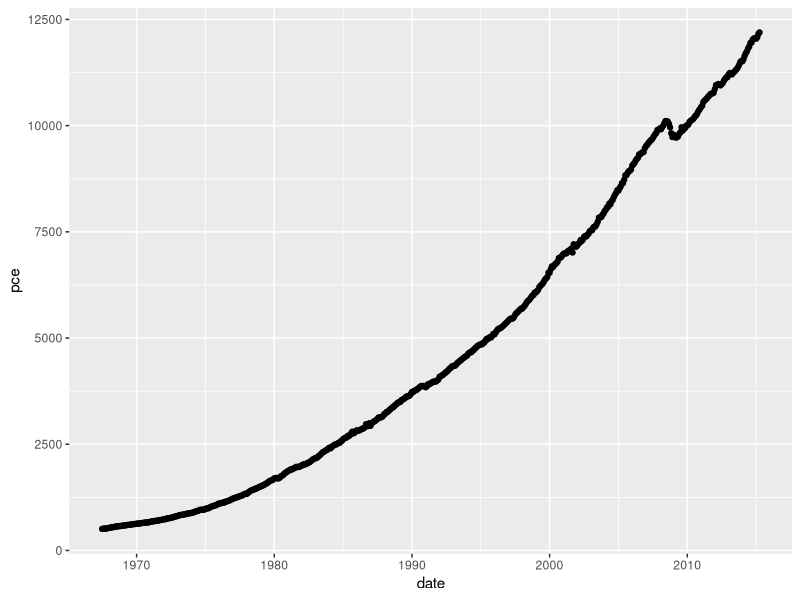
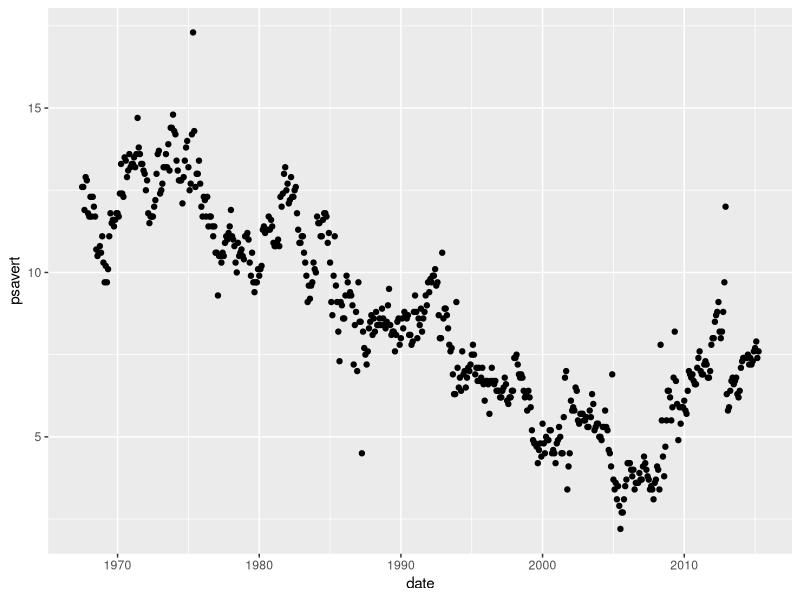
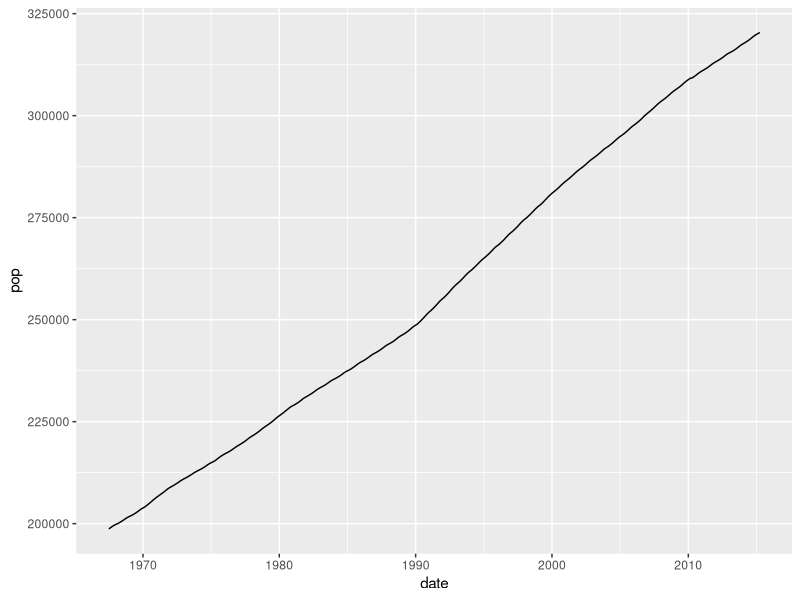
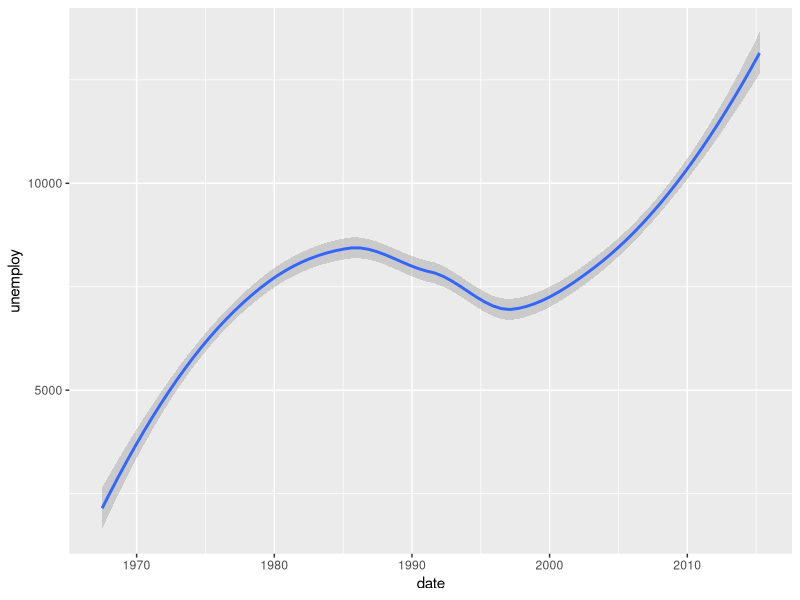
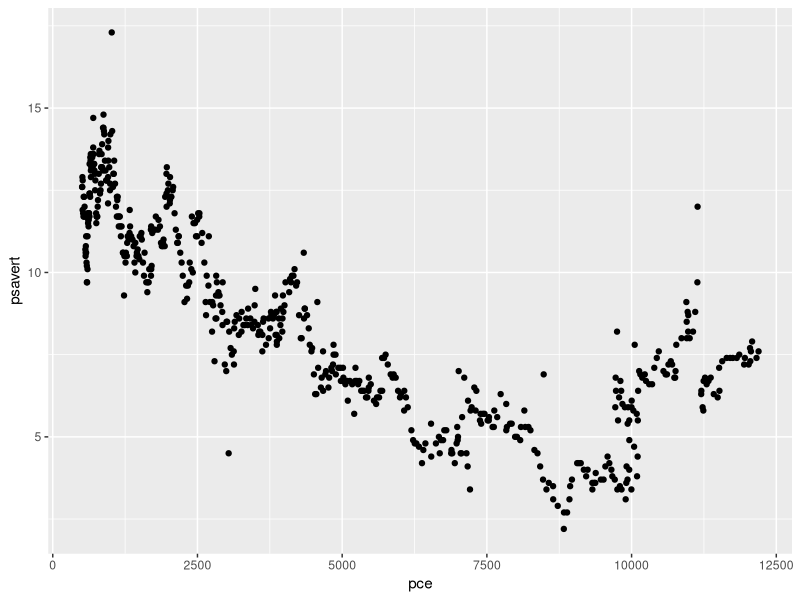
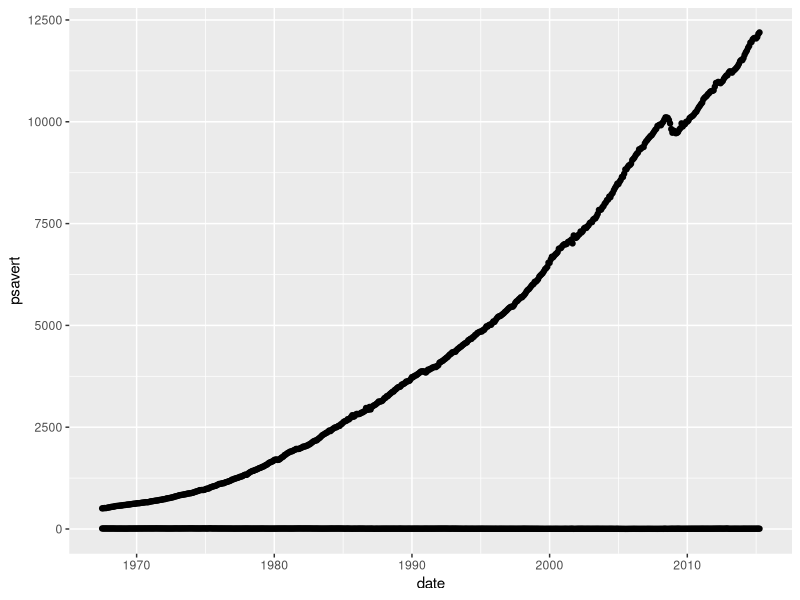
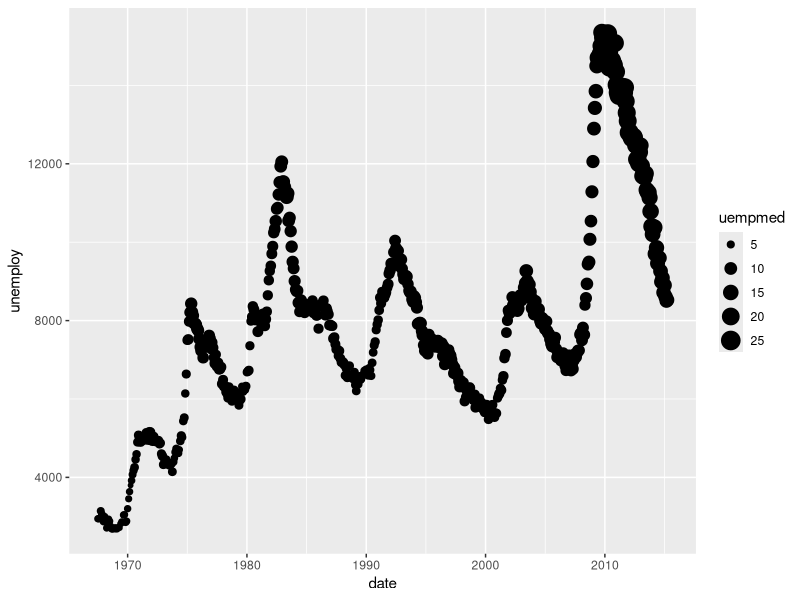
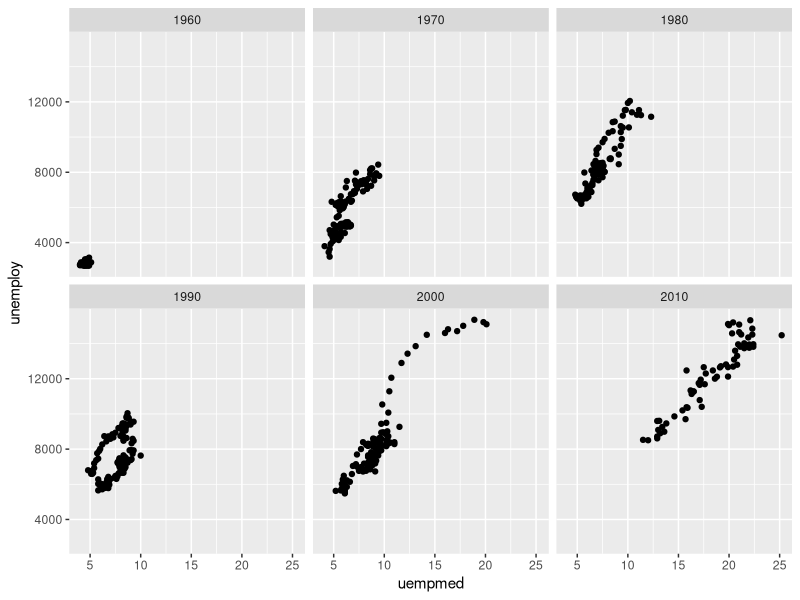

The R script that drew these images, in order:
# Book: R for Data Science https://r4ds.had.co.nz
# Chapters 1-4 
install.packages("ggplot2")
library(ggplot2)
?ggplot2
# View dataset "economics" from ggplot2. Read help on this dataset. 
# For each variable see meaning, type and values. 
economics$date

install.packages("lubridate")
library("lubridate")

?economics
View (economics)
str (economics)
economics$date
# Exersice 1. For any of 5 timeseries (pce, pop, psavert, uempmed, unemploy) make plots (x = date) using geoms point, line and smooth.
ggplot(data = economics) +
  geom_point(mapping = aes(x = date, y = pce))
ggsave("img/plot_pce.png")

ggplot(data = economics) +
  geom_point(mapping = aes(x = date, y = psavert))
ggsave("img/plot_psavert.png")

ggplot(data = economics) +
  geom_line(mapping = aes(x = date, y = pop))
ggsave("img/plot_pop.png")

ggplot(data = economics) +
  geom_smooth(mapping = aes(x = date, y = unemploy))
ggsave("img/plot_unemploy.png")

# Exersice 2. Display pce and psavert on one plot.
ggplot(data = economics) +
  geom_point(mapping = aes(x = pce, y =psavert))
ggsave("img/plot_pcepsavert.png")

ggplot(data = economics) +
  geom_point(mapping = aes(x = date, y =psavert))+geom_point(mapping = aes(x = date, y = pce))
ggsave("img/plot_pcepsavert2.png")

# Exersice 3. Display three variables on one scatterplot (x = date, y = unemploy, size = uempmed).
ggplot(data = economics) +
  geom_point(mapping = aes(x = date, y =unemploy, size = uempmed))
ggsave("img/exer3.png")

# Exersice 4. Run the following code line by line and explain what it does.
economics$date

year(economics$date)

my_economics <- economics
my_economics$decade <- year(economics$date) %/% 10 * 10

class(my_economics$decade)

my_economics$decade <- as.factor(my_economics$decade)

class(my_economics$decade)

# Exersice 5. Plot for x = uempmed, y = unemploy facet_wrap on decade.
ggplot(data = my_economics) +
  geom_point(mapping = aes(x = uempmed, y = unemploy)) +
  facet_wrap(~ decade)
ggsave("img/exer5.png")

# Exersice 6. On one plot (x = uempmed, y = unemploy) display a separate geom_smoth object for each decade.
ggplot(data = my_economics) +
  geom_smooth(mapping = aes(x = uempmed, y = unemploy, color = decade))
ggsave("img/exer6.png")

# Exersice 7. Plot histogram for unemploy for each decade.
ggplot(economics, aes(unemploy)) +
  geom_histogram()
ggsave("img/exer7_histogram_unemploy1.png")

ggplot(my_economics, aes(unemploy, fill = decade)) +
  geom_histogram()
ggsave("img/exer7_histogram_unemploy2.png")

ggplot(my_economics, aes(unemploy)) +
  geom_histogram()+
  facet_wrap(~ decade)
ggsave("img/exer7_histogram_unemploy3.png")

# Exersice 8. Plot geom_boxplot and stat_summary for unemploy for each decade.
ggplot(my_economics, aes(x = decade, y = unemploy)) +
  geom_boxplot() +
  coord_flip()
ggsave("img/exer8.png")

ggplot(my_economics) +
  stat_summary(
    mapping = aes(x = decade, y = unemploy),
    fun.ymin = min,
    fun.ymax = max,
    fun.y = median
  )
ggsave("img/exer8_stat_summary.png")

# Exersice 9. Set working directory and save one of the plots to it

# Exersice 10. Compose 3 questions (in Russian and English) on the topic 'visualisation' with 3-4 variants of answers only 1 of wich is correct



